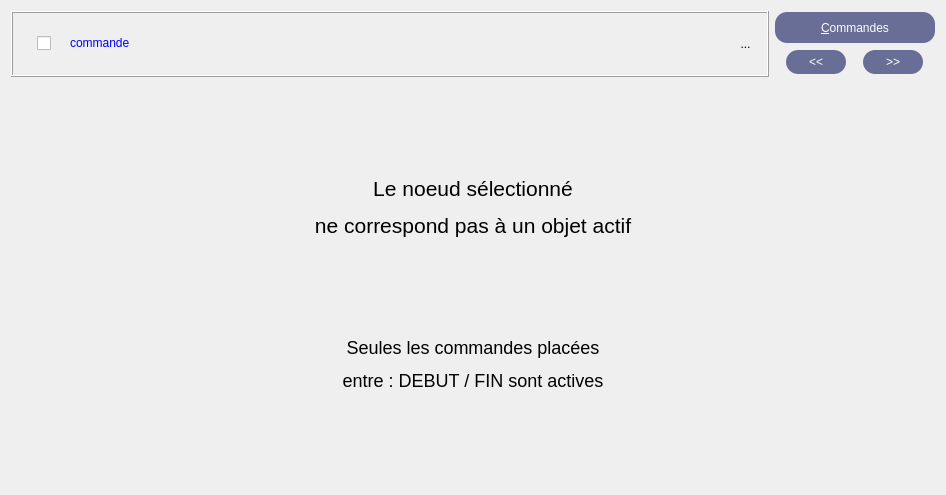
<?xml version="1.0" encoding="UTF-8"?>
<ui version="4.0">
 <class>WidgetInactif</class>
 <widget class="QWidget" name="WidgetInactif">
  <property name="geometry">
   <rect>
    <x>0</x>
    <y>0</y>
    <width>946</width>
    <height>495</height>
   </rect>
  </property>
  <property name="minimumSize">
   <size>
    <width>350</width>
    <height>0</height>
   </size>
  </property>
  <property name="windowTitle">
   <string>DInactif</string>
  </property>
  <layout class="QVBoxLayout" name="verticalLayout">
   <item>
    <layout class="QHBoxLayout" name="horizontalLayout_4">
     <item>
      <widget class="QFrame" name="frame">
       <property name="sizePolicy">
        <sizepolicy hsizetype="Preferred" vsizetype="Fixed">
         <horstretch>0</horstretch>
         <verstretch>0</verstretch>
        </sizepolicy>
       </property>
       <property name="frameShape">
        <enum>QFrame::Box</enum>
       </property>
       <property name="frameShadow">
        <enum>QFrame::Raised</enum>
       </property>
       <layout class="QHBoxLayout" name="horizontalLayout">
        <property name="spacing">
         <number>0</number>
        </property>
        <item>
         <spacer name="horizontalSpacer_5">
          <property name="orientation">
           <enum>Qt::Horizontal</enum>
          </property>
          <property name="sizeType">
           <enum>QSizePolicy::Fixed</enum>
          </property>
          <property name="sizeHint" stdset="0">
           <size>
            <width>13</width>
            <height>20</height>
           </size>
          </property>
         </spacer>
        </item>
        <item>
         <widget class="QCheckBox" name="RBValide">
          <property name="minimumSize">
           <size>
            <width>17</width>
            <height>31</height>
           </size>
          </property>
          <property name="maximumSize">
           <size>
            <width>21</width>
            <height>31</height>
           </size>
          </property>
          <property name="focusPolicy">
           <enum>Qt::ClickFocus</enum>
          </property>
          <property name="toolTip">
           <string>Affiche le rapport de validité de la commande</string>
          </property>
          <property name="styleSheet">
           <string notr="true">border : 0px</string>
          </property>
          <property name="text">
           <string/>
          </property>
          <property name="icon">
           <iconset>
            <normaloff>../Editeur/icons/ast-white-square.png</normaloff>../Editeur/icons/ast-white-square.png</iconset>
          </property>
          <property name="iconSize">
           <size>
            <width>21</width>
            <height>31</height>
           </size>
          </property>
          <property name="checkable">
           <bool>false</bool>
          </property>
         </widget>
        </item>
        <item>
         <spacer name="horizontalSpacer_3">
          <property name="orientation">
           <enum>Qt::Horizontal</enum>
          </property>
          <property name="sizeType">
           <enum>QSizePolicy::Fixed</enum>
          </property>
          <property name="sizeHint" stdset="0">
           <size>
            <width>13</width>
            <height>20</height>
           </size>
          </property>
         </spacer>
        </item>
        <item>
         <widget class="MonLabelClic" name="labelNomCommande">
          <property name="sizePolicy">
           <sizepolicy hsizetype="MinimumExpanding" vsizetype="Fixed">
            <horstretch>0</horstretch>
            <verstretch>0</verstretch>
           </sizepolicy>
          </property>
          <property name="minimumSize">
           <size>
            <width>150</width>
            <height>31</height>
           </size>
          </property>
          <property name="frameShape">
           <enum>QFrame::NoFrame</enum>
          </property>
          <property name="frameShadow">
           <enum>QFrame::Raised</enum>
          </property>
          <property name="text">
           <string>&lt;html&gt;&lt;head/&gt;&lt;body&gt;&lt;p&gt;&lt;span style=&quot; color:#0000ff;&quot;&gt;commande &lt;/span&gt;&lt;/p&gt;&lt;/body&gt;&lt;/html&gt;</string>
          </property>
         </widget>
        </item>
        <item>
         <spacer name="toto">
          <property name="orientation">
           <enum>Qt::Horizontal</enum>
          </property>
          <property name="sizeType">
           <enum>QSizePolicy::Maximum</enum>
          </property>
          <property name="sizeHint" stdset="0">
           <size>
            <width>2</width>
            <height>40</height>
           </size>
          </property>
         </spacer>
        </item>
        <item>
         <spacer name="horizontalSpacer_2">
          <property name="orientation">
           <enum>Qt::Horizontal</enum>
          </property>
          <property name="sizeType">
           <enum>QSizePolicy::Ignored</enum>
          </property>
          <property name="sizeHint" stdset="0">
           <size>
            <width>2</width>
            <height>40</height>
           </size>
          </property>
         </spacer>
        </item>
        <item>
         <layout class="QHBoxLayout" name="horizontalLayout_2">
          <property name="spacing">
           <number>4</number>
          </property>
          <property name="sizeConstraint">
           <enum>QLayout::SetFixedSize</enum>
          </property>
         </layout>
        </item>
        <item>
         <spacer name="horizontalSpacer_4">
          <property name="orientation">
           <enum>Qt::Horizontal</enum>
          </property>
          <property name="sizeType">
           <enum>QSizePolicy::Fixed</enum>
          </property>
          <property name="sizeHint" stdset="0">
           <size>
            <width>13</width>
            <height>20</height>
           </size>
          </property>
         </spacer>
        </item>
        <item>
         <widget class="QToolButton" name="RBPoubelle">
          <property name="minimumSize">
           <size>
            <width>21</width>
            <height>31</height>
           </size>
          </property>
          <property name="maximumSize">
           <size>
            <width>21</width>
            <height>31</height>
           </size>
          </property>
          <property name="focusPolicy">
           <enum>Qt::ClickFocus</enum>
          </property>
          <property name="toolTip">
           <string>Détruit la commande</string>
          </property>
          <property name="styleSheet">
           <string notr="true">border : 0px</string>
          </property>
          <property name="text">
           <string>...</string>
          </property>
          <property name="icon">
           <iconset>
            <normaloff>../Editeur/icons/deleteRond.png</normaloff>../Editeur/icons/deleteRond.png</iconset>
          </property>
          <property name="iconSize">
           <size>
            <width>21</width>
            <height>31</height>
           </size>
          </property>
         </widget>
        </item>
       </layout>
       <zorder>RBValide</zorder>
       <zorder>labelNomCommande</zorder>
       <zorder>horizontalSpacer_3</zorder>
       <zorder>horizontalSpacer_4</zorder>
       <zorder>RBPoubelle</zorder>
       <zorder>horizontalSpacer_5</zorder>
      </widget>
     </item>
     <item>
      <layout class="QVBoxLayout" name="verticalLayout_2">
       <item>
        <widget class="QPushButton" name="bCatalogue">
         <property name="sizePolicy">
          <sizepolicy hsizetype="Fixed" vsizetype="Fixed">
           <horstretch>0</horstretch>
           <verstretch>0</verstretch>
          </sizepolicy>
         </property>
         <property name="minimumSize">
          <size>
           <width>160</width>
           <height>31</height>
          </size>
         </property>
         <property name="focusPolicy">
          <enum>Qt::ClickFocus</enum>
         </property>
         <property name="toolTip">
          <string>Affiche les commandes possibles</string>
         </property>
         <property name="styleSheet">
          <string notr="true">background-color:rgb(104,110,149);
color :white;
border-radius : 12px
</string>
         </property>
         <property name="text">
          <string>&amp;Commandes</string>
         </property>
         <property name="shortcut">
          <string>Shift+A, Alt+A, Alt+A, Alt+A</string>
         </property>
         <property name="autoDefault">
          <bool>true</bool>
         </property>
         <property name="default">
          <bool>true</bool>
         </property>
        </widget>
       </item>
       <item>
        <layout class="QHBoxLayout" name="horizontalLayout_3">
         <item>
          <widget class="QPushButton" name="bAvant">
           <property name="sizePolicy">
            <sizepolicy hsizetype="Fixed" vsizetype="Fixed">
             <horstretch>0</horstretch>
             <verstretch>0</verstretch>
            </sizepolicy>
           </property>
           <property name="minimumSize">
            <size>
             <width>60</width>
             <height>24</height>
            </size>
           </property>
           <property name="maximumSize">
            <size>
             <width>60</width>
             <height>24</height>
            </size>
           </property>
           <property name="focusPolicy">
            <enum>Qt::ClickFocus</enum>
           </property>
           <property name="toolTip">
            <string>Affiche le formulaire de la commande précédente</string>
           </property>
           <property name="styleSheet">
            <string notr="true">background-color:rgb(104,110,149);
color :white;
border-radius : 12px
</string>
           </property>
           <property name="text">
            <string>&lt;&lt;</string>
           </property>
           <property name="shortcut">
            <string>Shift+A, Alt+A, Alt+A, Alt+A</string>
           </property>
           <property name="autoDefault">
            <bool>true</bool>
           </property>
           <property name="default">
            <bool>true</bool>
           </property>
          </widget>
         </item>
         <item>
          <widget class="QPushButton" name="bApres">
           <property name="sizePolicy">
            <sizepolicy hsizetype="Fixed" vsizetype="Fixed">
             <horstretch>0</horstretch>
             <verstretch>0</verstretch>
            </sizepolicy>
           </property>
           <property name="minimumSize">
            <size>
             <width>60</width>
             <height>24</height>
            </size>
           </property>
           <property name="maximumSize">
            <size>
             <width>60</width>
             <height>24</height>
            </size>
           </property>
           <property name="focusPolicy">
            <enum>Qt::ClickFocus</enum>
           </property>
           <property name="toolTip">
            <string>Affiche le formulaire de la commande suivante</string>
           </property>
           <property name="styleSheet">
            <string notr="true">background-color:rgb(104,110,149);
color :white;
border-radius : 12px
</string>
           </property>
           <property name="text">
            <string>&gt;&gt;</string>
           </property>
           <property name="shortcut">
            <string>Shift+A, Alt+A, Alt+A, Alt+A</string>
           </property>
           <property name="autoDefault">
            <bool>true</bool>
           </property>
           <property name="default">
            <bool>true</bool>
           </property>
          </widget>
         </item>
        </layout>
       </item>
      </layout>
     </item>
    </layout>
   </item>
   <item>
    <spacer name="verticalSpacer">
     <property name="orientation">
      <enum>Qt::Vertical</enum>
     </property>
     <property name="sizeHint" stdset="0">
      <size>
       <width>20</width>
       <height>66</height>
      </size>
     </property>
    </spacer>
   </item>
   <item>
    <widget class="QLabel" name="textLabel1_3">
     <property name="minimumSize">
      <size>
       <width>0</width>
       <height>0</height>
      </size>
     </property>
     <property name="text">
      <string>&lt;html&gt;&lt;head/&gt;&lt;body&gt;&lt;p align=&quot;center&quot;&gt;&lt;span style=&quot; font-size:16pt;&quot;&gt;Le noeud sélectionné&lt;/span&gt;&lt;/p&gt;&lt;p align=&quot;center&quot;&gt;&lt;span style=&quot; font-size:16pt;&quot;&gt;ne correspond pas à un objet actif&lt;/span&gt;&lt;/p&gt;&lt;/body&gt;&lt;/html&gt;</string>
     </property>
     <property name="wordWrap">
      <bool>false</bool>
     </property>
    </widget>
   </item>
   <item>
    <spacer name="verticalSpacer_2">
     <property name="orientation">
      <enum>Qt::Vertical</enum>
     </property>
     <property name="sizeHint" stdset="0">
      <size>
       <width>20</width>
       <height>67</height>
      </size>
     </property>
    </spacer>
   </item>
   <item>
    <widget class="QLabel" name="textLabel1">
     <property name="text">
      <string>&lt;!DOCTYPE HTML PUBLIC &quot;-//W3C//DTD HTML 4.0//EN&quot; &quot;http://www.w3.org/TR/REC-html40/strict.dtd&quot;&gt;
&lt;html&gt;&lt;head&gt;&lt;meta name=&quot;qrichtext&quot; content=&quot;1&quot; /&gt;&lt;style type=&quot;text/css&quot;&gt;
p, li { white-space: pre-wrap; }
&lt;/style&gt;&lt;/head&gt;&lt;body style=&quot; font-family:'Sans Serif'; font-size:9pt; font-weight:400; font-style:normal;&quot;&gt;
&lt;p align=&quot;center&quot; style=&quot; margin-top:12px; margin-bottom:12px; margin-left:0px; margin-right:0px; -qt-block-indent:0; text-indent:0px; font-size:x-large;&quot;&gt;&lt;span style=&quot; font-size:x-large;&quot;&gt;Seules les commandes placées&lt;/span&gt;&lt;/p&gt;
&lt;p align=&quot;center&quot; style=&quot; margin-top:12px; margin-bottom:12px; margin-left:0px; margin-right:0px; -qt-block-indent:0; text-indent:0px; font-size:x-large;&quot;&gt;&lt;span style=&quot; font-size:x-large;&quot;&gt; entre : DEBUT / FIN sont actives &lt;/span&gt;&lt;/p&gt;&lt;/body&gt;&lt;/html&gt;</string>
     </property>
     <property name="wordWrap">
      <bool>false</bool>
     </property>
    </widget>
   </item>
   <item>
    <spacer name="verticalSpacer_3">
     <property name="orientation">
      <enum>Qt::Vertical</enum>
     </property>
     <property name="sizeHint" stdset="0">
      <size>
       <width>20</width>
       <height>66</height>
      </size>
     </property>
    </spacer>
   </item>
  </layout>
 </widget>
 <layoutdefault spacing="6" margin="11"/>
 <pixmapfunction>qPixmapFromMimeSource</pixmapfunction>
 <customwidgets>
  <customwidget>
   <class>MonLabelClic</class>
   <extends>QLabel</extends>
   <header>monLabelClic.h</header>
  </customwidget>
 </customwidgets>
 <resources/>
 <connections/>
</ui>
